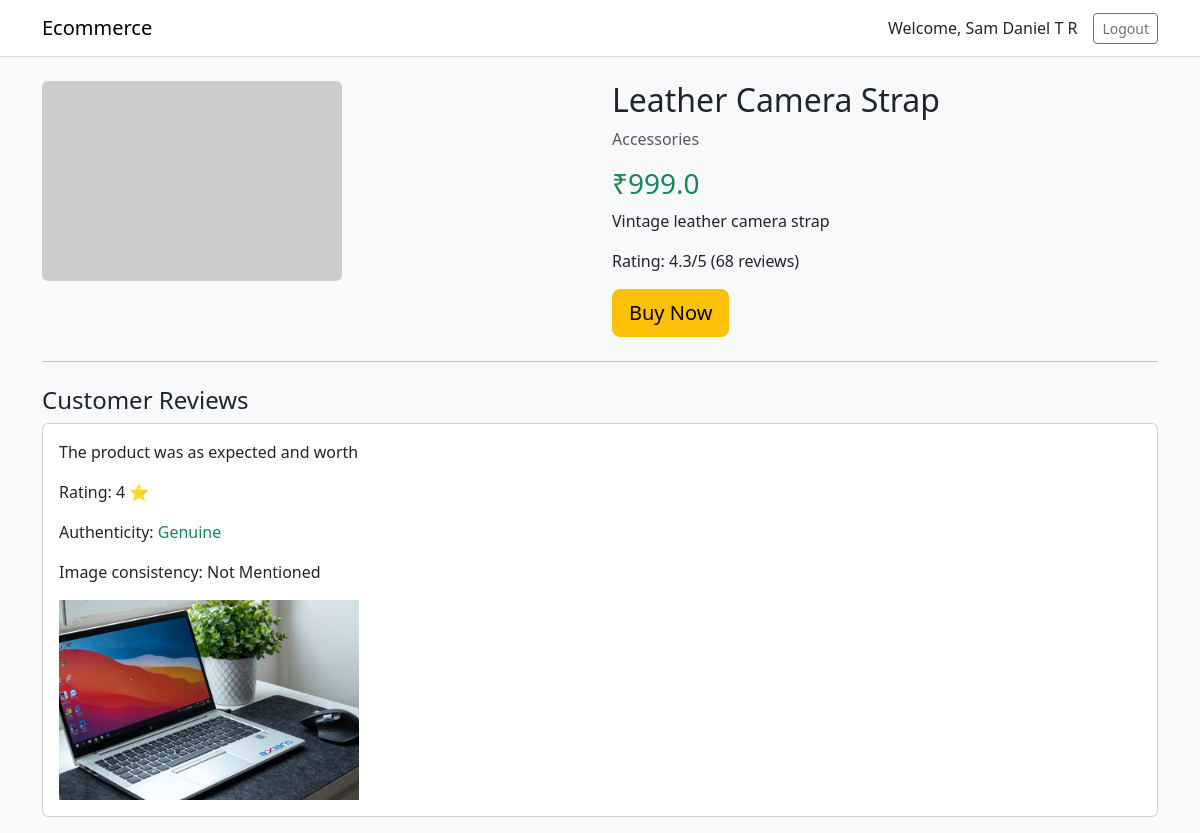
Screenshot of /product/41 (signed in) with the database file from the repository.
### tables this page shows
CREATE TABLE users (
            user_id INTEGER PRIMARY KEY AUTOINCREMENT,
            name TEXT,
            email TEXT
        , password TEXT);

CREATE TABLE products (
            product_id INTEGER PRIMARY KEY AUTOINCREMENT,
            product_name TEXT,
            category TEXT,
            price REAL
        , image_url TEXT, description TEXT, rating REAL, review_count INTEGER);

CREATE TABLE reviews (
            review_id INTEGER PRIMARY KEY AUTOINCREMENT,
            order_id INTEGER,
            review_text TEXT,
            rating INTEGER,
            sentiment REAL,
            ml_prediction TEXT,
            trust_score REAL,
            status TEXT
        , authenticity TEXT, image_consistency TEXT, image_url TEXT);

### app.py (the view)
@app.route('/product/<int:product_id>')
def product_detail(product_id):
    user = get_logged_in_user()
    db = get_db()
    cursor = db.cursor()
    cursor.execute('SELECT product_id, product_name, category, price, image_url, description, rating, review_count FROM products WHERE product_id = ?', (product_id,))
    product = cursor.fetchone()
    cursor.execute('SELECT review_text, rating, authenticity, image_consistency, image_url FROM reviews WHERE order_id IN (SELECT order_id FROM orders WHERE product_id = ?)', (product_id,))
    reviews = cursor.fetchall()
    cursor.close()
    db.close()
    if product:
        product_data = {
            'product_id': product[0],
            'product_name': product[1],
            'category': product[2],
            'price': product[3],
            'image_url': product[4] or 'https://via.placeholder.com/300x200?text=Product',
            'description': product[5] or 'No description available.',
            'rating': product[6] or 0,
            'review_count': product[7] or 0
        }
        reviews_data = []
        for r in reviews:
            review_text, rating, authenticity, image_consistency, image_url = r
            reviews_data.append({
                'review_text': review_text,
                'rating': rating,
                'authenticity': authenticity,
                'image_consistency': image_consistency,
                'image_url': image_url
            })
        return render_template('product_detail.html', product=product_data, reviews=reviews_data, user=user)
    return 'Product not found'

### app.py (called while the page is built)
def get_logged_in_user():
    if 'user_id' not in session:
        return None
    db = get_db()
    cursor = db.cursor()
    cursor.execute('SELECT user_id, name, email FROM users WHERE user_id = ?', (session['user_id'],))
    row = cursor.fetchone()
    cursor.close()
    db.close()
    if row:
        return {'user_id': row[0], 'name': row[1], 'email': row[2]}
    return None

### db.py (called while the page is built)
def get_db():
    return sqlite3.connect('ecommerce.db')

### templates/product_detail.html (shortened to what this page needs)
<!DOCTYPE html>
<html>
<head>
    <link href="https://cdn.jsdelivr.net/npm/bootstrap@5.3.0/dist/css/bootstrap.min.css" rel="stylesheet">
</head>
<body class="bg-light">
<nav class="navbar navbar-expand-lg navbar-light bg-white border-bottom">
    <div class="container">
        <a class="navbar-brand" href="/">Ecommerce</a>
        <div class="d-flex align-items-center">
            {% if user %}
                <span class="me-3">Welcome, {{ user.name }}</span>
                <a class="btn btn-outline-secondary btn-sm" href="/logout">Logout</a>
            {% else %}
                <a class="btn btn-outline-primary btn-sm me-2" href="/login">Login</a>
                <a class="btn btn-primary btn-sm" href="/register">Register</a>
            {% endif %}
        </div>
    </div>
</nav>
<div class="container mt-4">
    <div class="row">
        <div class="col-md-6">
            <img src="{{ product.image_url }}" class="img-fluid rounded" alt="{{ product.product_name }}">
        </div>
        <div class="col-md-6">
            <h2>{{ product.product_name }}</h2>
            <p class="text-muted">{{ product.category }}</p>
            <h3 class="text-success">₹{{ product.price }}</h3>
            <p>{{ product.description }}</p>
            <p>Rating: {{ '%.1f' | format(product.rating) }}/5 ({{ product.review_count }} reviews)</p>
            <form action="/buy/{{ product.product_id }}" method="POST">
                <button class="btn btn-warning btn-lg">Buy Now</button>
            </form>
        </div>
    </div>
    <hr class="my-4">
    <h4>Customer Reviews</h4>
    {% for r in reviews %}
    <div class="card mb-3">
        <div class="card-body">
            <p>{{ r.review_text }}</p>
            <p>Rating: {{ r.rating }} ⭐</p>
            <p>Authenticity: <span class="text-{{ 'success' if r.authenticity == 'Genuine' else 'danger' }}">{{ r.authenticity }}</span></p>
            <p>Image consistency: {{ r.image_consistency }}</p>
            {% if r.image_url %}
            <img src="{{ r.image_url }}" class="img-fluid" style="max-height: 200px; object-fit: cover;" alt="Review Image">
            {% endif %}
        </div>
    </div>
    {% else %}
    <p>No reviews yet. Be the first to review this product!</p>
    {% endfor %}
</div>
</body>
</html>

### rows the page displays
users: name "Sam Daniel T R"
products: product_name "Leather Camera Strap", category "Accessories", price "999.0", description "Vintage leather camera strap", rating "4.3", review_count "68"
reviews: review_text "The product was as expected and worth", rating "4", authenticity "Genuine", image_consistency "Not Mentioned", image_url (picture)
